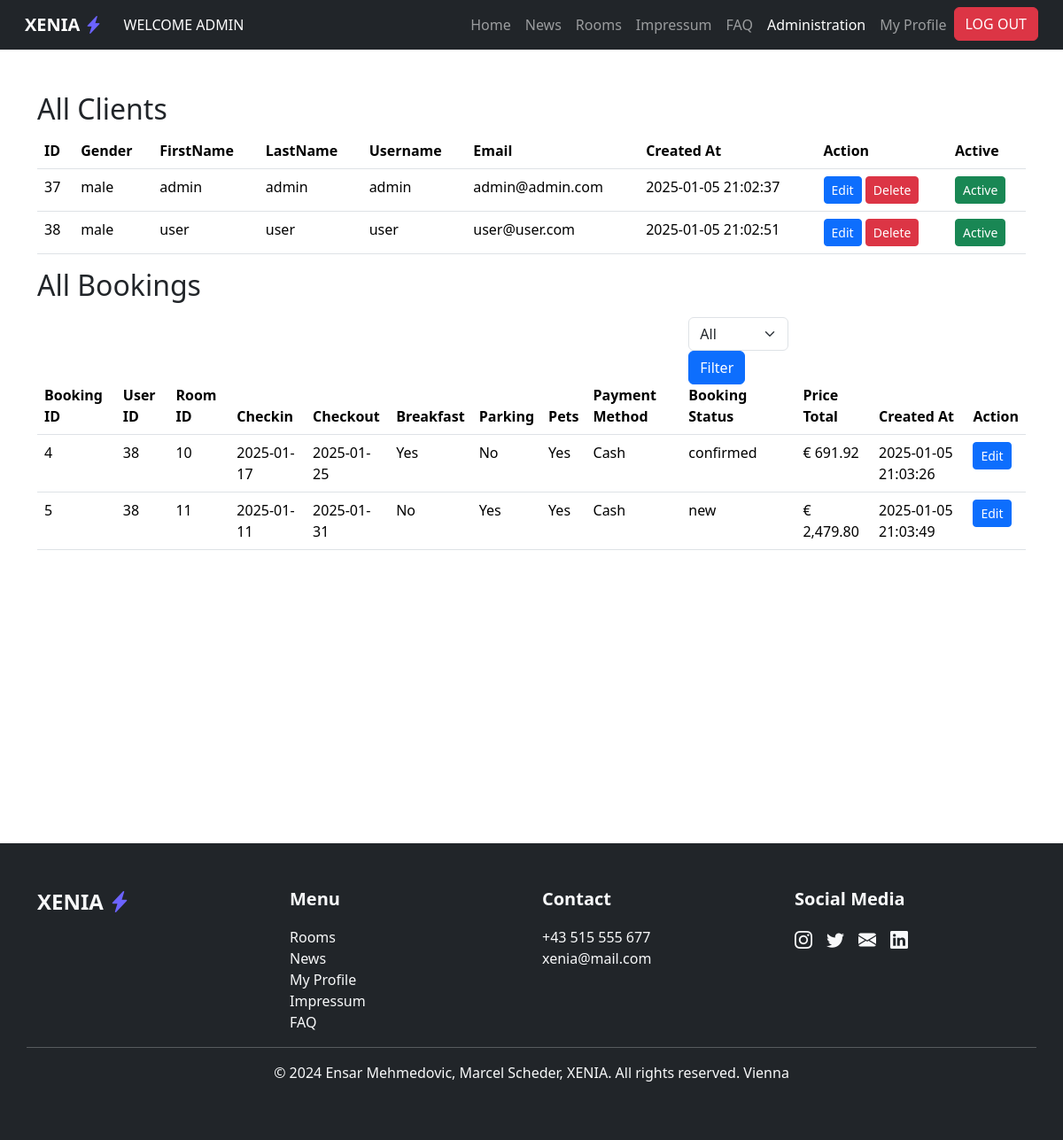
Before: /Hotel-Website/index.php?page=administration (signed in) with the older database file.
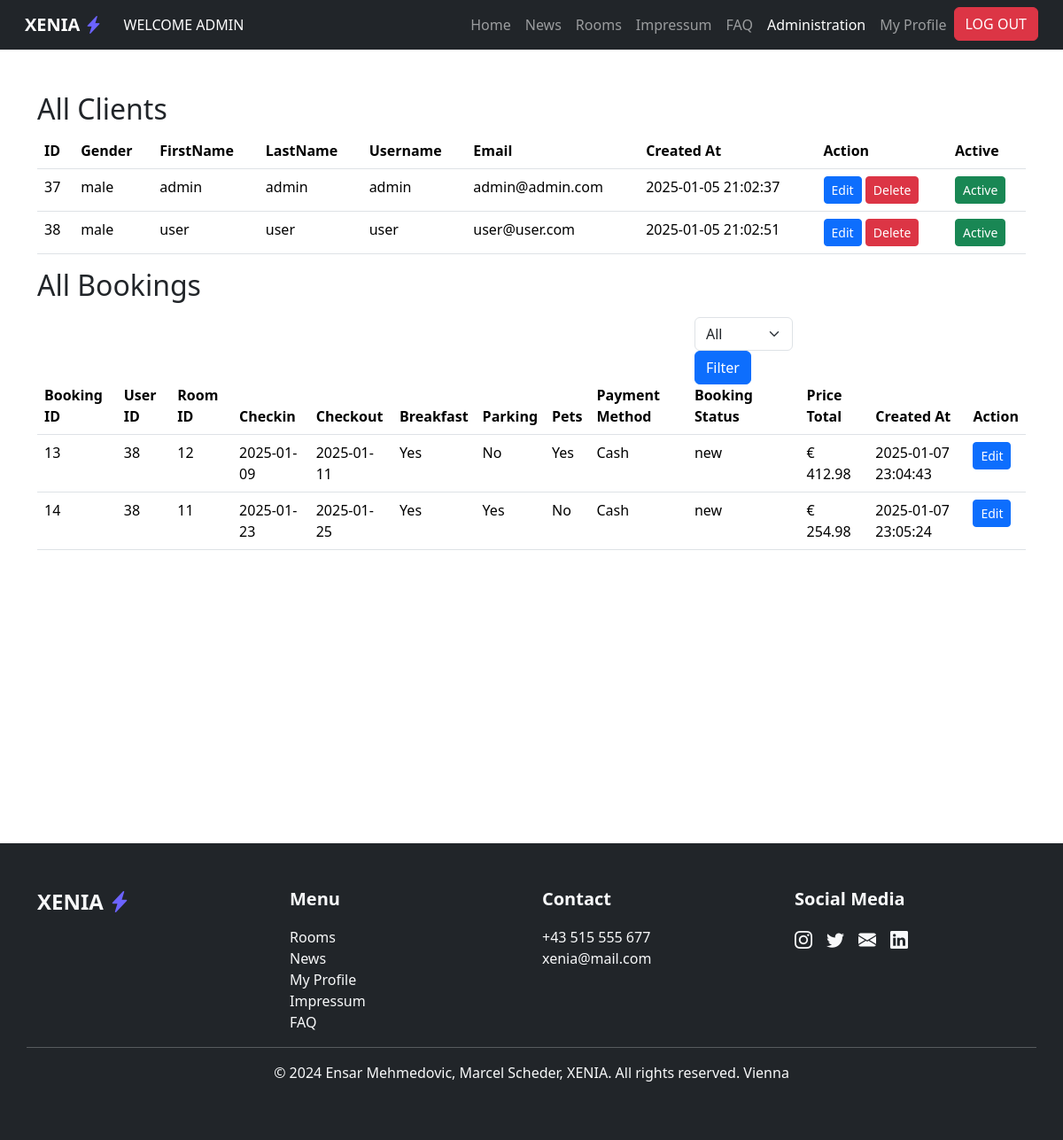
After: the same page with the newer database file.
### tables this page shows
CREATE TABLE `users` (
  `user_id` int(11) NOT NULL,
  `gender` varchar(10) NOT NULL,
  `firstName` varchar(50) NOT NULL,
  `lastName` varchar(50) NOT NULL,
  `username` varchar(25) NOT NULL,
  `is_admin` tinyint(4) NOT NULL DEFAULT 0,
  `active` int(11) NOT NULL DEFAULT 0,
  `email` varchar(100) NOT NULL,
  `pwd` varchar(255) NOT NULL,
  `created_at` datetime NOT NULL DEFAULT current_timestamp()
);

CREATE TABLE `bookings` (
  `booking_id` int(11) NOT NULL,
  `fk_user_id` int(11) DEFAULT NULL,
  `fk_room_id` int(11) DEFAULT NULL,
  `checkin` date DEFAULT NULL,
  `checkout` date DEFAULT NULL,
  `breakfast_included` tinyint(1) DEFAULT 0,
  `parking_included` tinyint(1) DEFAULT 0,
  `pets_included` tinyint(1) DEFAULT 0,
  `payment_method` enum('cash') NOT NULL DEFAULT 'cash',
  `booking_status` enum('new','confirmed','canceled') NOT NULL,
  `price_total` decimal(10,2) NOT NULL,
  `created_at` datetime NOT NULL DEFAULT current_timestamp()
);

### Hotel-Website/includes/content/admin/administration.php (the view, shortened to what this page needs)
<?php
    $query = "SELECT user_id, gender, firstName, lastName, username, email, active, created_at FROM users";
    $stmt = $pdo->prepare($query);
    $stmt->execute();
    $result = $stmt->fetchAll(PDO::FETCH_ASSOC);
    if(isset($_POST["status_filter"]) && $_POST["status_filter"] !== 'all') {
        $status_filter = $_POST["status_filter"];
        $query = "SELECT booking_id, fk_user_id, fk_room_id, checkin, checkout, breakfast_included, parking_included, pets_included, payment_method, booking_status, price_total, created_at FROM bookings WHERE booking_status = ?";
        $stmt = $pdo->prepare($query);
        $stmt->execute([$status_filter]);
    } else {
        $query = "SELECT booking_id, fk_user_id, fk_room_id, checkin, checkout, breakfast_included, parking_included, pets_included, payment_method, booking_status, price_total, created_at FROM bookings";
        $stmt = $pdo->prepare($query);
        $stmt->execute();
    }
    $result_bookings = $stmt->fetchAll(PDO::FETCH_ASSOC);
?>
<div class="container my-5 min-vh-100">
    <div class="table-responsive">
        <h2>All Clients</h2>
        <table class="table">
        <thead>
            <tr>
                <th>ID</th>
                <th>Gender</th>
                <th>FirstName</th>
                <th>LastName</th>
                <th>Username</th>
                <th>Email</th>
                <th>Created At</th>
                <th>Action</th>
                <th>Active</th>
            </tr>
        </thead>
        <tbody>
            <?php
            foreach ($result as $row) {
                $btnClass = $row['active'] == 1 ? 'btn-danger' : 'btn-success';
                $statusText = $row['active'] == 1 ? 'Inactive' : 'Active';
                echo "<tr>
                    <td>$row[user_id]</td>
                    <td>$row[gender]</td>
                    <td>$row[firstName]</td>
                    <td>$row[lastName]</td>
                    <td>$row[username]</td>
                    <td>$row[email]</td>
                    <td>$row[created_at]</td>
                    <td>
                        <a class='btn btn-primary btn-sm' href='includes/content/admin/edit.php?user_id=$row[user_id]'>Edit</a>
                        <a class='btn btn-danger btn-sm' href='includes/content/admin/delete.php?user_id=$row[user_id]'>Delete</a>
                    </td>
                    <td>
                        <a href='includes/content/admin/toggle_active.php?user_id={$row['user_id']}&current_status={$row['active']}'
                        class='btn btn-sm {$btnClass}'>
                            {$statusText}
                        </a>
                    </td>
                </tr>";
            }
            ?>
        </tbody>
        </table>
    </div>
    <div class="table-responsive">
        <h2>All Bookings</h2>
        <table class="table">
        <thead>
            <tr>
                <th>Booking ID</th>
                <th>User ID</th>
                <th>Room ID</th>
                <th>Checkin</th>
                <th>Checkout</th>
                <th>Breakfast</th>
                <th>Parking</th>
                <th>Pets</th>
                <th>Payment Method</th>
                <th>
                    <div class="row gx-0">
                        <div class="col">
                            <form method='post'>
                                <select class='form-select' name='status_filter'>
                                    <option value='all'>All</option>
                                </select>
                        </div>
                        <div class="col">
                                <button type='submit' class='btn btn-primary'>Filter</button>
                        </div>
                    </div>
                    Booking Status
                </th>
                <th>Price Total</th>
                <th>Created At</th>
                <th>Action</th>
            </tr>
        </thead>
        <tbody>
    <?php
    foreach ($result_bookings as $row) {
        echo "<tr>
            <td>{$row['booking_id']}</td>
            <td>{$row['fk_user_id']}</td>
            <td>{$row['fk_room_id']}</td>
            <td>{$row['checkin']}</td>
            <td>{$row['checkout']}</td>
            <td>" . ($row['breakfast_included'] ? 'Yes' : 'No') . "</td>
            <td>" . ($row['parking_included'] ? 'Yes' : 'No') . "</td>
            <td>" . ($row['pets_included'] ? 'Yes' : 'No') . "</td>
            <td class='text-capitalize'>{$row['payment_method']}</td>
            <td>{$row['booking_status']}</td>
            <td>€ " . number_format($row['price_total'], 2) . "</td>
            <td>{$row['created_at']}</td>
            <td>
                <a class='btn btn-primary btn-sm' href='includes/content/admin/edit_booking.php?booking_id={$row['booking_id']}'>Edit</a>
            </td>
        </tr>";
    }
?>
</tbody>
        </table>
    </div>
</div>

### Hotel-Website/includes/components/header.php (shortened to what this page needs)
<!DOCTYPE html>
<html lang="en">
<head>
    <link href="https://cdn.jsdelivr.net/npm/bootstrap@5.3.3/dist/css/bootstrap.min.css" rel="stylesheet">
    <link href="https://cdn.jsdelivr.net/npm/bootstrap-icons@1.5.0/font/bootstrap-icons.css" rel="stylesheet">
    <link href="/Hotel-Website/assets/css/style.css" rel="stylesheet">
</head>

### Hotel-Website/includes/components/navbar.php (shortened to what this page needs)
<?php
if (!empty($_SESSION['loggedin']) && $_SESSION['loggedin'] === true) {
    try {
        $connection = new mysqli($host, $dbusername, $dbpassword, $dbname);
        $id = (int)$_SESSION['user_id'];
        $stmt = $connection->prepare("SELECT username FROM users WHERE user_id = ?");
        $stmt->bind_param("i", $id);
        $stmt->execute();
        $result = $stmt->get_result();
        if ($row = $result->fetch_assoc()) {
            $username = htmlspecialchars($row["username"]);
        } else {
            $username = "Guest";
        }
    } catch (Exception $e) {
        error_log($e->getMessage());
        $username = "Guest";
    }
}
?>
<nav class="navbar navbar-expand-lg bg-dark navbar-dark">
    <div class="container-fluid">
        <a class="navbar-brand fw-bold ms-3" href="/Hotel-Website/index.php?page=home">XENIA <i class="bi bi-lightning-charge-fill" style="color: #6C63FF"></i></a>
        <div class="collapse navbar-collapse" id="navbarNav">
            <div class="navbar-nav">
                <?php if(isset($_SESSION["loggedin"])){?>
                    <a class="nav-link text-white text-uppercase" style="text-decoration:none;"> Welcome <?php echo $username?></a>
                <?php }?>
            </div>
            <div class="navbar-nav ms-auto">
                <a class="nav-link <?= ($_GET["page"] ?? "home") === "home" ? "active" : ""?>"  href="/Hotel-Website/index.php?page=home">Home</a>
                <a class="nav-link <?= ($_GET["page"] ?? "news") === "news" ? "active" : ""?>"  href="/Hotel-Website/index.php?page=news">News</a>
                <a class="nav-link  <?= ($_GET["page"] ?? "rooms") === "rooms" ? "active" : ""?>" href="/Hotel-Website/index.php?page=rooms">Rooms</a>
                <a class="nav-link  <?= ($_GET["page"] ?? "impressum") === "impressum" ? "active" : ""?>"  href="/Hotel-Website/index.php?page=impressum" class="text-decoration-none text-light">Impressum</a>
                <a class="nav-link  <?= ($_GET["page"] ?? "faq") === "faq" ? "active" : ""?>"  href="/Hotel-Website/index.php?page=faq" class="text-decoration-none text-light">FAQ</a>
                <?php if (isset($_SESSION["is_admin"]) && $_SESSION["is_admin"] === 1) {?>
                <a class="nav-link <?= ($_GET["page"] ?? "administration") === "administration" ? "active" : ""?>" href="/Hotel-Website/index.php?page=administration">Administration</a>
                <?php }?>
                <?php if(isset($_SESSION["loggedin"])) {?>
                    <a class="nav-link <?= ($_GET["page"] ?? "profile") === "profile" ? "active" : ""?>" href="/Hotel-Website/index.php?page=profile">My Profile</a>
                    <form action="/Hotel-Website/includes/content/login/logout.inc.php" method="post" class="d-inline">
                        <button type="submit" class="btn btn-danger me-3">LOG OUT</button>
                    </form>
                <?php } else { ?>
                    <form action="/Hotel-Website/index.php?page=login" method="post" class="d-inline">
                        <button type="submit" class="btn btn-danger me-3">LOGIN</button>
                    </form>
                <?php }?>
            </div>
        </div>
    </div>
</nav>

### Hotel-Website/index.php (shortened to what this page needs)
<?php
    require_once 'config/dbaccess.php';
    $page = $_GET["page"] ?? "home";
    include("includes/components/header.php");
    include("includes/components/navbar.php");
    switch($page){
        case "administration":
            include "includes/content/admin/administration.php";
            break;
    }
    include("includes/components/footer.php");
?>

### Hotel-Website/includes/components/footer.php (shortened to what this page needs)
        <footer class="bg-dark text-light py-5">
        <div class="container ">
            <div class="row">
                <div class="col">
                    <p class="fw-bold fs-4">XENIA <i class="bi bi-lightning-charge-fill" style="color: #6C63FF"></i></p>
                </div>
                <div class="col">
                    <p class="fw-bold fs-5">Menu</p>
                    <ul class="list-unstyled">
                        <li><a href="/Hotel-Website/index.php?page=rooms" class="text-decoration-none text-light">Rooms</a></li>
                        <li><a href="/Hotel-Website/index.php?page=news" class="text-decoration-none text-light">News</a></li>
                        <?php if(isset($_SESSION["loggedin"])) {?>
                            <li><a href="/Hotel-Website/index.php?page=profile" class="text-decoration-none text-light">My Profile</a></li>
                        <?php }?>
                        <li><a href="/Hotel-Website/index.php?page=impressum" class="text-decoration-none text-light">Impressum</a></li>
                        <li><a href="/Hotel-Website/index.php?page=faq" class="text-decoration-none text-light">FAQ</a></li>
                    </ul>
                </div>
                <div class="col">
                    <p class="fw-bold fs-5">Contact</p>
                    <ul class="list-unstyled">
                        <li><a href="#" class="text-decoration-none text-light">+43 515 555 677</a></li>
                        <li><a href="#" class="text-decoration-none text-light">xenia@mail.com</a></li>
                    </ul>
                </div>
                <div class="col">
                    <p class="fw-bold fs-5">Social Media</p>
                    <ul class="list-unstyled d-flex">
                        <li><a href="#" class="text-decoration-none text-light"><i class="bi bi-instagram fs-5 me-3"></i></a></li>
                        <li><a href="#" class="text-decoration-none text-light"><i class="bi bi-twitter fs-5 me-3"></i></a></li>
                        <li><a href="#" class="text-decoration-none text-light"><i class="bi bi-envelope-fill fs-5 me-3"></i></a></li>
                        <li><a href="#" class="text-decoration-none text-light"><i class="bi bi-linkedin fs-5 me-3"></i></a></li>
                    </ul>
                </div>
                <hr>
                   <p class="text-center">© 2024 Ensar Mehmedovic, Marcel Scheder, XENIA. All rights reserved. Vienna</p>
            </div>
        </div>
    </footer>
</body>
</html>

Changed rows visible on the page:
removed bookings: booking_id "4", fk_user "38", fk_room "10", checkin "2025-01-17", checkout "2025-01-25", breakfast_included "Yes", parking_included "No", pets_included "Yes", payment_method "Cash", booking_status "confirmed", price_total "691.92", created_at "2025-01-05 21:03:26"
removed bookings: booking_id "5", fk_user "38", fk_room "11", checkin "2025-01-11", checkout "2025-01-31", breakfast_included "No", parking_included "Yes", pets_included "Yes", payment_method "Cash", booking_status "new", price_total "2,479.80", created_at "2025-01-05 21:03:49"
added bookings: booking_id "13", fk_user "38", fk_room "12", checkin "2025-01-09", checkout "2025-01-11", breakfast_included "Yes", parking_included "No", pets_included "Yes", payment_method "Cash", booking_status "new", price_total "412.98", created_at "2025-01-07 23:04:43"
added bookings: booking_id "14", fk_user "38", fk_room "11", checkin "2025-01-23", checkout "2025-01-25", breakfast_included "Yes", parking_included "Yes", pets_included "No", payment_method "Cash", booking_status "new", price_total "254.98", created_at "2025-01-07 23:05:24"
